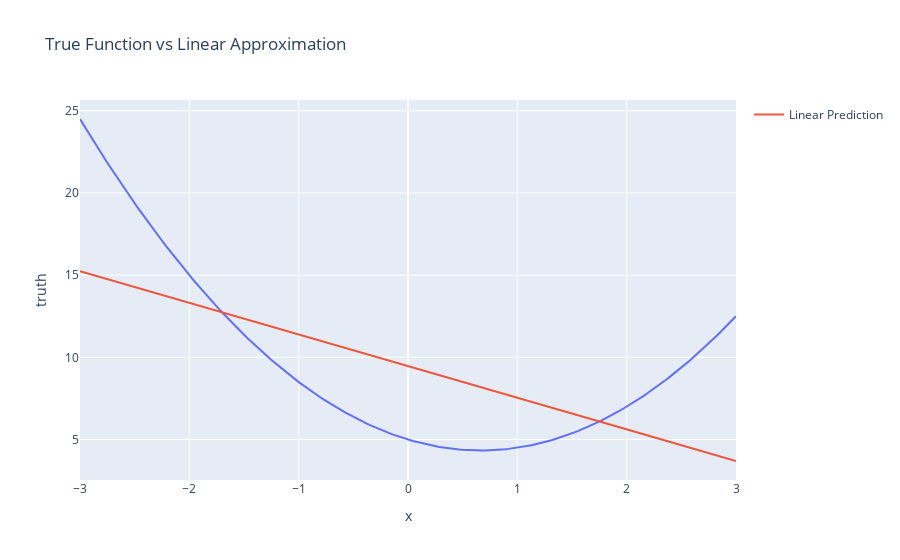

Notebook cell for this chart:
### Markdown cell above
## 4. Visualize the True Function vs Model

### Code cell
px.line(df, x='x', y='truth', title='True Function vs Linear Approximation')    .add_scatter(x=df['x'], y=df['y_pred_linear'], name='Linear Prediction').show()

### Figure 1 — Plotly figure (JSON) as saved in the notebook; plotly's stock layout.template omitted (floating-point values rounded to 4 significant figures; data arrays with more than 128 entries replaced by an {"elided": "..."} marker saying what was removed)
{"data": [{"hovertemplate": "x=%{x}<br>truth=%{y}<extra></extra>", "legendgroup": "", "line": {"color": "#636efa", "dash": "solid"}, "marker": {"symbol": "circle"}, "mode": "lines", "name": "", "orientation": "v", "showlegend": false, "type": "scatter", "x": {"elided": "200 float values"}, "xaxis": "x", "y": {"elided": "200 float values"}, "yaxis": "y"}, {"name": "Linear Prediction", "type": "scatter", "x": {"elided": "200 float values"}, "y": {"elided": "200 float values"}}], "layout": {"legend": {"tracegroupgap": 0}, "title": {"text": "True Function vs Linear Approximation"}, "xaxis": {"anchor": "y", "domain": [0, 1], "title": {"text": "x"}}, "yaxis": {"anchor": "x", "domain": [0, 1], "title": {"text": "truth"}}}}
